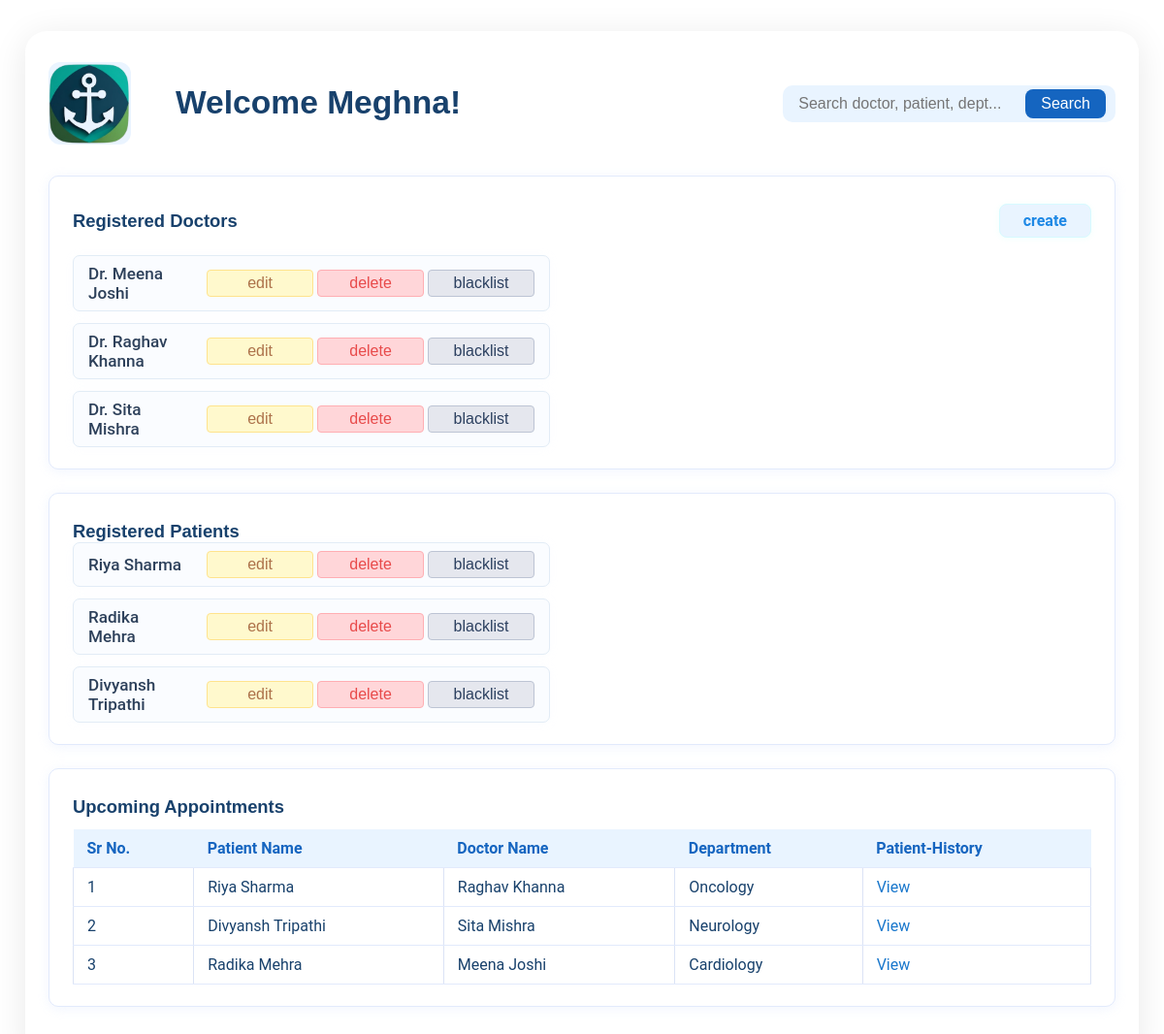
Page /admin (signed in) on the committed database.
### application/models.py (models this page shows)
class Admin(db.Model):
    id = db.Column(db.Integer, primary_key=True)
    username = db.Column(db.String(), unique=True, nullable=False)
    password = db.Column(db.String(), nullable=False)
    type = db.Column(db.String(), nullable=False, default="admin")

class Doctor(db.Model):
    id = db.Column(db.Integer, primary_key=True)
    username = db.Column(db.String(), unique=True, nullable=False)
    password = db.Column(db.String(), nullable=False)
    specialization = db.Column(db.Integer, db.ForeignKey('department.id'), nullable=False)
    experience=db.Column(db.Integer, nullable=False)
    type = db.Column(db.String(), nullable=False, default="doctor")
    full_name = db.Column(db.String(), nullable=False)
    bio = db.Column(db.String())
    appointments = db.relationship('Appointment', backref='doctor',lazy=True)
    availability = db.relationship("Availability", backref="doctor", lazy=True)

class Patient(db.Model):
    id = db.Column(db.Integer, primary_key=True)
    username = db.Column(db.String(), unique=True, nullable=False)
    password = db.Column(db.String(), nullable=False)
    type = db.Column(db.String(), nullable=False, default="patient")
    appointments = db.relationship('Appointment', backref='patient', lazy=True)
    contact = db.Column(db.String(),  unique=True)
    full_name = db.Column(db.String())

class Appointment(db.Model):
    id = db.Column(db.Integer, primary_key=True)
    patient_id = db.Column(db.Integer, db.ForeignKey('patient.id'), nullable=False)
    doctor_id = db.Column(db.Integer, db.ForeignKey('doctor.id'), nullable=False)
    appointment_date = db.Column(db.Date, nullable=False)
    appointment_time_start = db.Column(db.Time, nullable=False)
    appointment_time_end = db.Column(db.Time, nullable=False)
    status = db.Column(db.String(), nullable=False, default="Scheduled")
    treatment = db.relationship('Treatment', backref='appointment', uselist=False)

### application/controllers.py (the view)
@app.route("/admin")
def admin():
    if session.get('user_type') != 'admin':
        return redirect(url_for('login'))
    user_id = session.get('user_id')
    this_user = Admin.query.get(user_id)
    all_doctors= Doctor.query.all()
    all_patients= Patient.query.all()
    today=date.today()
    up_appoint=(Appointment.query.all())
    print("up_appoint count:", len(up_appoint))
    return render_template("admin_dashboard.html",this_user=this_user, all_doctors=all_doctors, all_patients=all_patients, all_appointments=up_appoint)

### templates/admin_dashboard.html (shortened to what this page needs)
<!DOCTYPE html>
<html lang="en">
<head>
    <link rel="stylesheet" href="{{ url_for('static', filename='styles.css') }}    ">
</head>
<body class="admin_dashboard_page">
<div class="dashboard">
  <header>
    <img src="static/img/logo.png" alt=" Logo" class="admin-logo" />
    <h1>Welcome {{this_user.username}}!</h1>
     <form class="search-bar">
      <input type="text" placeholder="Search doctor, patient, dept...">
      <button type="submit">Search</button>
    </form>
  </header>
  <section class="card doctors">
  <div class="section-row">
    <h2>Registered Doctors</h2>
    <a class="create" href="{{ url_for('add_doctor') }}">create</a>
  </div>
  <div class="doctor-list">
    {% for doctor in all_doctors%}
    <div class="person-card">
      <span>Dr. {{doctor.full_name}}</span>
      <div class="button-row">
        <button class="edit">edit</button>
        <button class="delete">delete</button>
        <button class="blacklist">blacklist</button>
      </div>
    </div>
    {%else%}
    <p>No doctors registered.</p>
    {%endfor%}
  </div>
</section>
<section class="card patients">
  <h2>Registered Patients</h2>
  <div class="doctor-list">
    {% for patient in all_patients %}
    <div class="person-card">
      <span> {{patient.full_name}}</span>
      <div class="button-row">
        <button class="edit">edit</button>
        <button class="delete">delete</button>
        <button class="blacklist">blacklist</button>
      </div>
    </div>
    {%else%}
    <p>No patients registered.</p>
    {%endfor%}
  </div>
</section>
  <section class="card appointments">
    <h2>Upcoming Appointments</h2>
    <table>
      <tr>
        <th>Sr No.</th><th>Patient Name</th><th>Doctor Name</th><th>Department</th><th>Patient-History</th>
      </tr>
      {%for appointment in all_appointments%}
      <tr>
        <td>{{loop.index}}</td>
        <td>{{appointment.patient.full_name}}</td>
        <td>{{appointment.doctor.full_name}}</td>
        <td>{{appointment.doctor.specialization}}</td>
          <td>
        <a class="icon-history" href="{{ url_for('patient_history_from_appointments') }}">View</a>
      </td>
      </tr>
      {% endfor %}
    </table>
  </section>
</div>
</body>
</html>

### rows in the picture
Admin: username "Meghna"
Doctor: full_name "Meena Joshi"
Doctor: full_name "Raghav Khanna"
Doctor: full_name "Sita Mishra"
Patient: full_name "Riya Sharma"
Patient: full_name "Radika Mehra"
Patient: full_name "Divyansh Tripathi"
Appointment: patient.full_name "Riya Sharma", doctor.full_name "Raghav Khanna", doctor.specialization "Oncology"
Appointment: patient.full_name "Divyansh Tripathi", doctor.full_name "Sita Mishra", doctor.specialization "Neurology"
Appointment: patient.full_name "Radika Mehra", doctor.full_name "Meena Joshi", doctor.specialization "Cardiology"
